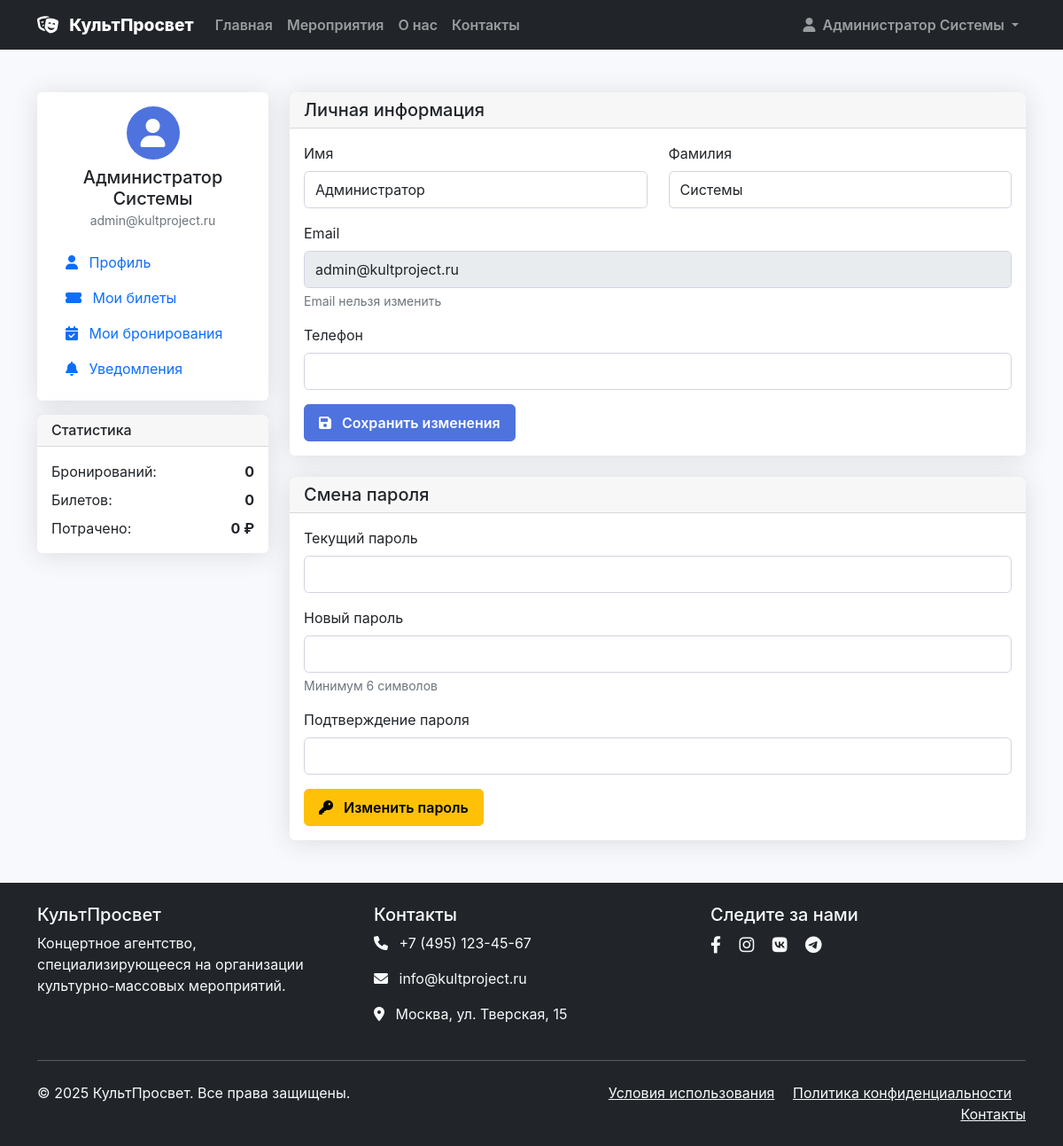
The app's page /profile.php (signed in) with its own data.
### tables this page shows
CREATE TABLE users (
    id INT AUTO_INCREMENT PRIMARY KEY,
    email VARCHAR(255) UNIQUE NOT NULL,
    password VARCHAR(255) NOT NULL,
    first_name VARCHAR(100) NOT NULL,
    last_name VARCHAR(100) NOT NULL,
    phone VARCHAR(20),
    role ENUM('admin', 'manager', 'client') DEFAULT 'client',
    created_at TIMESTAMP DEFAULT CURRENT_TIMESTAMP,
    updated_at TIMESTAMP DEFAULT CURRENT_TIMESTAMP ON UPDATE CURRENT_TIMESTAMP,
    is_active BOOLEAN DEFAULT TRUE
);

### includes/database.php (called while the page is built, shortened)
<?php
class Database {
    private static $instance = null;
    private $pdo;
    private function __construct() {
        try {
            $this->pdo = new PDO(
                "mysql:host=" . DB_HOST . ";dbname=" . DB_NAME . ";charset=" . DB_CHARSET,
                DB_USER,
                DB_PASS,
                [
                    PDO::ATTR_ERRMODE => PDO::ERRMODE_EXCEPTION,
                    PDO::ATTR_DEFAULT_FETCH_MODE => PDO::FETCH_ASSOC,
                    PDO::ATTR_EMULATE_PREPARES => false
                ]
            );
        } catch (PDOException $e) {
            die("Ошибка подключения к базе данных: " . $e->getMessage());
        }
    }
    public static function getInstance() {
        if (self::$instance === null) {
            self::$instance = new self();
        }
        return self::$instance;
    }
    public function query($sql, $params = []) {
        $stmt = $this->pdo->prepare($sql);
        $stmt->execute($params);
        return $stmt;
    }
    public function fetch($sql, $params = []) {
        $stmt = $this->query($sql, $params);
        return $stmt->fetch();
    }
}
?>

### includes/functions.php (called while the page is built, shortened)
<?php
require_once __DIR__ . '/database.php';
class Auth {
    private $db;
    public function __construct() {
        $this->db = Database::getInstance();
    }
    public function isLoggedIn() {
        return isset($_SESSION['user_id']);
    }
    public function getCurrentUser() {
        return $this->db->fetch(
            "SELECT * FROM users WHERE id = ?",
            [$_SESSION['user_id']]
        );
    }
}
function formatPrice($price) {
    return number_format($price, 0, ',', ' ') . ' ₽';
}
?>

### profile.php (the view, shortened to what this page needs)
<?php
require_once 'includes/functions.php';
$auth = new Auth();
$auth->requireLogin();
$db = Database::getInstance();
$user = $auth->getCurrentUser();
$userStats = $db->fetch(
    "SELECT
        COUNT(DISTINCT b.id) as total_bookings,
        COUNT(DISTINCT t.id) as total_tickets,
        SUM(p.amount) as total_spent
     FROM users u
     LEFT JOIN bookings b ON u.id = b.user_id AND b.status = 'confirmed'
     LEFT JOIN ticket_orders `to` ON b.id = `to`.booking_id
     LEFT JOIN tickets t ON `to`.id = t.order_id
     LEFT JOIN payments p ON b.id = p.booking_id AND p.payment_status = 'completed'
     WHERE u.id = ?",
    [$user['id']]
);
?>
<div class="container my-5">
    <div class="row">
        <div class="col-lg-3">
            <div class="card">
                <div class="card-body">
                    <div class="text-center mb-3">
                        <div class="avatar bg-primary text-white rounded-circle d-inline-flex align-items-center justify-content-center" style="width: 60px; height: 60px;">
                            <i class="fas fa-user fa-2x"></i>
                        </div>
                        <h5 class="mt-2 mb-0"><?php echo htmlspecialchars($user['first_name'] . ' ' . $user['last_name']); ?></h5>
                        <small class="text-muted"><?php echo htmlspecialchars($user['email']); ?></small>
                    </div>
                    <nav class="nav flex-column">
                        <a class="nav-link active" href="/profile.php">
                            <i class="fas fa-user me-2"></i>
                            Профиль
                        </a>
                        <a class="nav-link" href="/my-tickets.php">
                            <i class="fas fa-ticket-alt me-2"></i>
                            Мои билеты
                        </a>
                        <a class="nav-link" href="/my-bookings.php">
                            <i class="fas fa-calendar-check me-2"></i>
                            Мои бронирования
                        </a>
                        <a class="nav-link" href="/notifications.php">
                            <i class="fas fa-bell me-2"></i>
                            Уведомления
                        </a>
                    </nav>
                </div>
            </div>
            <div class="card mt-3">
                <div class="card-header">
                    <h6 class="mb-0">Статистика</h6>
                </div>
                <div class="card-body">
                    <div class="d-flex justify-content-between mb-2">
                        <span>Бронирований:</span>
                        <strong><?php echo $userStats['total_bookings'] ?? 0; ?></strong>
                    </div>
                    <div class="d-flex justify-content-between mb-2">
                        <span>Билетов:</span>
                        <strong><?php echo $userStats['total_tickets'] ?? 0; ?></strong>
                    </div>
                    <div class="d-flex justify-content-between">
                        <span>Потрачено:</span>
                        <strong><?php echo formatPrice($userStats['total_spent'] ?? 0); ?></strong>
                    </div>
                </div>
            </div>
        </div>
        <div class="col-lg-9">
            <div class="card mb-4">
                <div class="card-header">
                    <h5 class="mb-0">Личная информация</h5>
                </div>
                <div class="card-body">
                    <form method="POST">
                        <div class="row">
                            <div class="col-md-6 mb-3">
                                <label for="first_name" class="form-label">Имя</label>
                                <input type="text" class="form-control" id="first_name" name="first_name"
                                       value="<?php echo htmlspecialchars($user['first_name']); ?>" required>
                            </div>
                            <div class="col-md-6 mb-3">
                                <label for="last_name" class="form-label">Фамилия</label>
                                <input type="text" class="form-control" id="last_name" name="last_name"
                                       value="<?php echo htmlspecialchars($user['last_name']); ?>" required>
                            </div>
                        </div>
                        <div class="mb-3">
                            <label for="email" class="form-label">Email</label>
                            <input type="email" class="form-control" id="email"
                                   value="<?php echo htmlspecialchars($user['email']); ?>" disabled>
                            <div class="form-text">Email нельзя изменить</div>
                        </div>
                        <div class="mb-3">
                            <label for="phone" class="form-label">Телефон</label>
                            <input type="tel" class="form-control" id="phone" name="phone"
                                   value="<?php echo htmlspecialchars($user['phone']); ?>">
                        </div>
                        <button type="submit" class="btn btn-primary">
                            <i class="fas fa-save me-2"></i>
                            Сохранить изменения
                        </button>
                    </form>
                </div>
            </div>
            <div class="card">
                <div class="card-header">
                    <h5 class="mb-0">Смена пароля</h5>
                </div>
                <div class="card-body">
                    <form method="POST">
                        <div class="mb-3">
                            <label for="current_password" class="form-label">Текущий пароль</label>
                            <input type="password" class="form-control" id="current_password" name="current_password" required>
                        </div>
                        <div class="mb-3">
                            <label for="new_password" class="form-label">Новый пароль</label>
                            <input type="password" class="form-control" id="new_password" name="new_password" required>
                            <div class="form-text">Минимум 6 символов</div>
                        </div>
                        <div class="mb-3">
                            <label for="confirm_password" class="form-label">Подтверждение пароля</label>
                            <input type="password" class="form-control" id="confirm_password" name="confirm_password" required>
                        </div>
                        <button type="submit" class="btn btn-warning">
                            <i class="fas fa-key me-2"></i>
                            Изменить пароль
                        </button>
                    </form>
                </div>
            </div>
        </div>
    </div>
</div>
<?php
include 'header.php';
?>

### assets/css/style.css (style rules this page uses)
:root { --primary-color: #4e73df; --secondary-color: #858796; --success-color: #1cc88a; --info-color: #36b9cc; --warning-color: #f6c23e; --danger-color: #e74a3b; --light-color: #f8f9fc; --dark-color: #5a5c69; }
body { font-family: 'Nunito', -apple-system, BlinkMacSystemFont, 'Segoe UI', 'Roboto', 'Helvetica Neue', Arial, sans-serif; background-color: #f8f9fc; }
.card { border: none; border-radius: 0.35rem; box-shadow: 0 0.15rem 1.75rem 0 rgba(58, 59, 69, 0.15); transition: all 0.3s ease-in-out; }
.btn { border-radius: 0.35rem; font-weight: 600; padding: 0.5rem 1rem; transition: all 0.3s ease-in-out; }
.btn-primary { background-color: var(--primary-color); border-color: var(--primary-color); }
.form-control, .form-select { border-radius: 0.35rem; border: 1px solid #d1d3e2; padding: 0.5rem 0.75rem; transition: all 0.3s ease-in-out; }
.avatar { background-color: var(--primary-color); color: white; border-radius: 50%; display: inline-flex; align-items: center; justify-content: center; font-weight: 600; }
.bg-primary { background-color: var(--primary-color) !important; }

### records on screen
users: first_name+last_name "Администратор Системы", email "admin@kultproject.ru", first_name "Администратор", last_name "Системы"

### other values on screen
SITE_NAME "КультПросвет"
$_SESSION['user_name'] "Администратор Системы"
$userStats['total_bookings'] "0"
$userStats['total_tickets'] "0"
formatPrice($userStats['total_spent'] ?? 0) "0 ₽"
